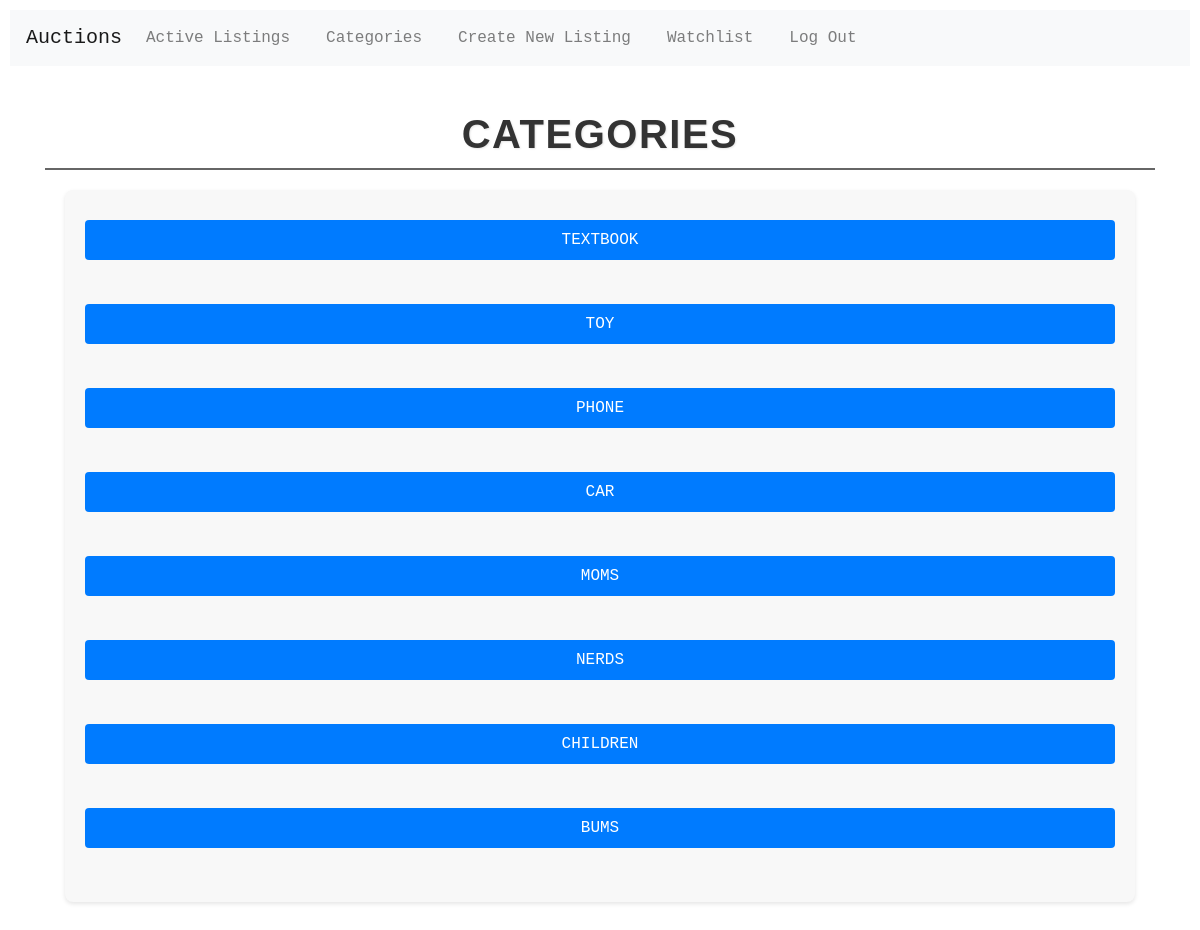
Page /categories (signed in) on the committed database.
### auctions/models.py (models this page shows, shortened)
class Listing(models.Model):
    owner = models.ForeignKey(User, on_delete=models.CASCADE, related_name="listings")
    title = models.CharField(max_length=64)
    description = models.TextField()
    category = models.CharField(max_length=64, blank=True)
    image_url = models.URLField(max_length=200, blank=True)
    start_bid = models.DecimalField(max_digits=10, decimal_places=2)
    current_bid = models.DecimalField(max_digits=10, decimal_places=2, default = 0)
    is_active = models.BooleanField(default=True)
    winner = models.ForeignKey(User, on_delete=models.SET_NULL, null=True, blank=True, related_name="won_listing")

### auctions/views.py (the view)
# urls.py: path("categories", views.categories, name="categories"),
def categories(request):
    categories = Listing.objects.exclude(category__isnull=True).exclude(category='').values_list('category', flat=True).distinct()
    return render(request, "auctions/categories.html", {
        "categories": categories
    })

### auctions/templates/auctions/categories.html
{% extends "auctions/layout.html" %}
{% block body %}
    <h2 class="page-heading">Categories</h2>
    <div class="category-list">
        {% for category in categories %}
            {% if category %}
                <a class="category-link" href="{% url 'category_listings' category %}">{{ category }}</a><br>
            {% endif %}
        {% endfor %}
    </div>
{% endblock %}

### auctions/static/auctions/styles.css (style rules this page uses)
body { padding: 10px; font-family: 'Courier New', Courier, monospace, sans-serif; }
.page-heading { font-family: 'Arial', sans-serif; font-size: 2.5rem; font-weight: 700; color: #333; text-align: center; text-transform: uppercase; text-shadow: 1px 1px 2px rgba(0, 0, 0, 0.1); margin-top: 20px; margin-bottom: 20px; letter-spacing: 1.5px; line-height: 1.2; border-bottom: 2px solid #666; padding-bottom: 10px; }
.category-list { margin: 20px; padding: 20px; background-color: #f8f8f8; border-radius: 8px; box-shadow: 0 2px 4px rgba(0, 0, 0, 0.1); }
.category-link { display: inline-block; margin: 10px; padding: 8px 15px; background-color: #007bff; color: white; text-decoration: none; border-radius: 4px; transition: background-color 0.3s ease; }
.category-list { display: flex; flex-direction: column; align-items: center; justify-content: center; margin: 20px; padding: 20px; background-color: #f8f8f8; border-radius: 8px; box-shadow: 0 2px 4px rgba(0, 0, 0, 0.1); }
.category-link { display: block; width: 100%; margin: 10px 0; padding: 8px 15px; background-color: #007bff; color: white; text-align: center; text-transform: uppercase; text-decoration: none; border-radius: 4px; transition: background-color 0.3s ease; }

### rows in the picture
Listing: category "TEXTBOOK"
Listing: category "TOY"
Listing: category "PHONE"
Listing: category "CAR"
Listing: category "MOMS"
Listing: category "BUMS"

### other values in the picture
{{ category }} "NERDS" "CHILDREN"
